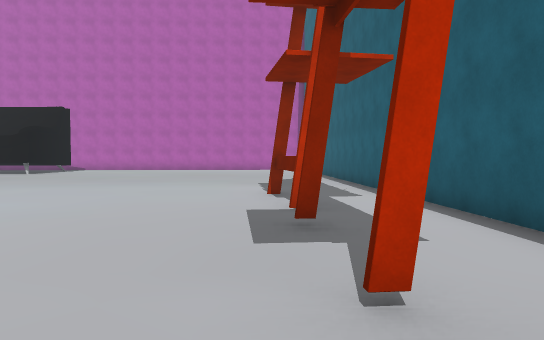
view 1 (above)

21 first-person views from a walk through a Unity game level. The camera is 1.5 m above the floor, tilts 2° down and sees 70° across. The floor is counted in squares, 2 m on a side. Each view is taken from the middle of a square. On the plan, view 1 faces up. The plan holds only what a view shows up to about 12 squares ahead; the rest is blank. The player character is not drawn. Some surface patterns are stand-ins.

view 2
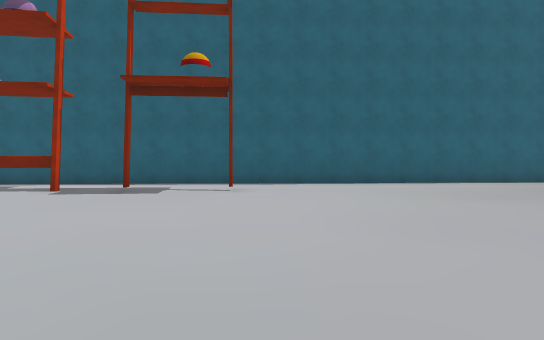

view 3
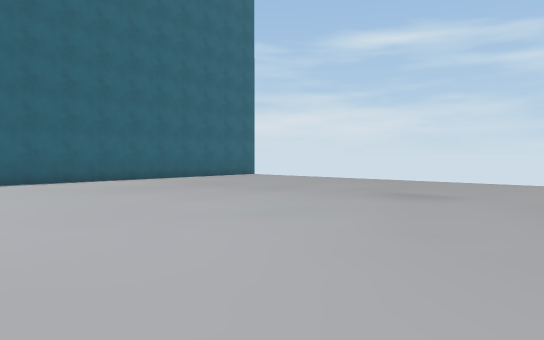

view 4
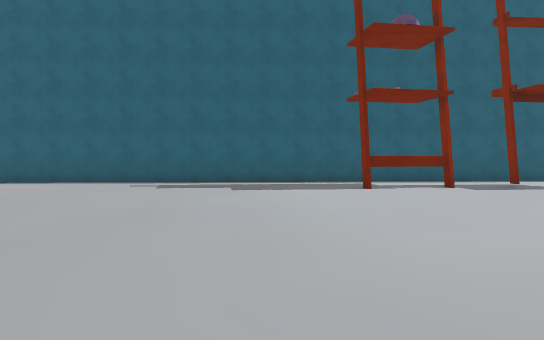

view 5
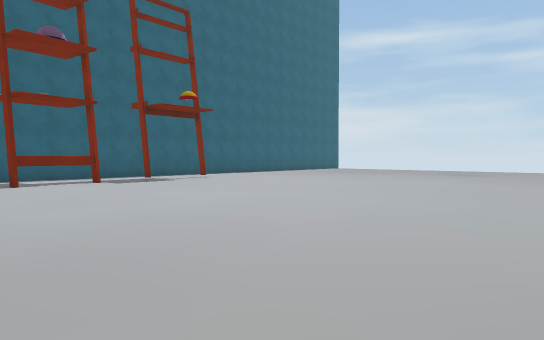

view 6
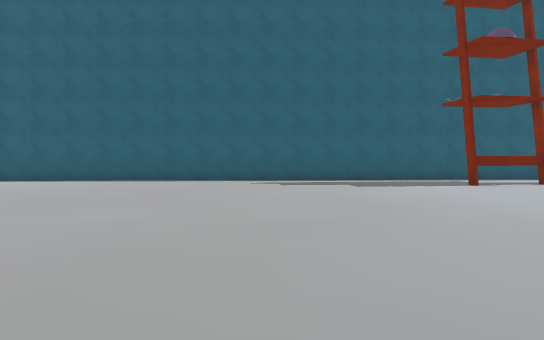

view 7
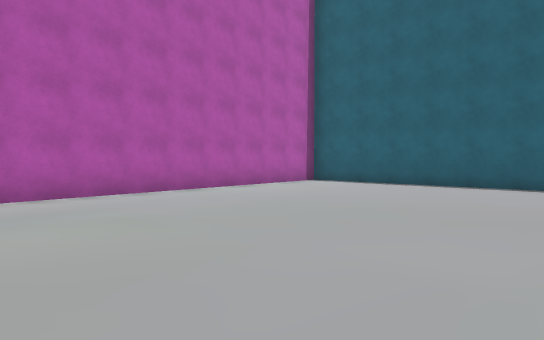

view 8
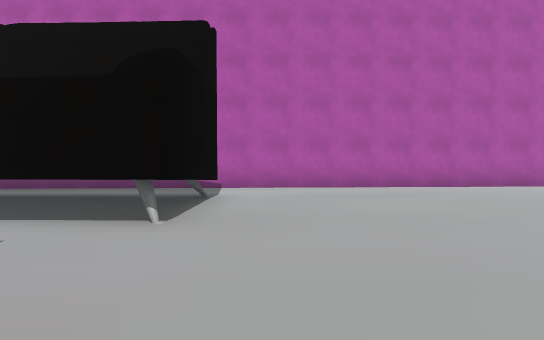

view 9
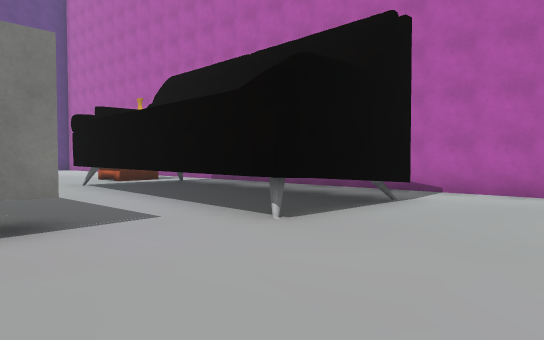

view 10
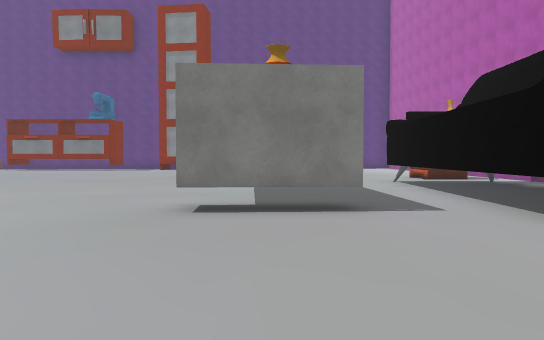

view 11
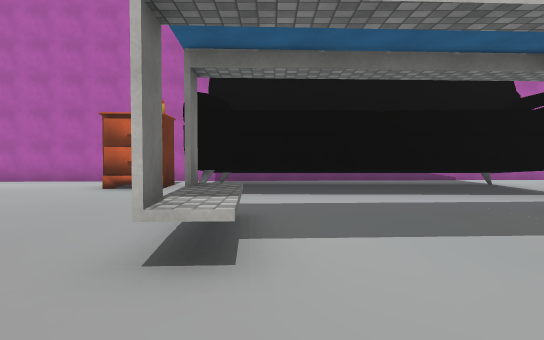

view 12
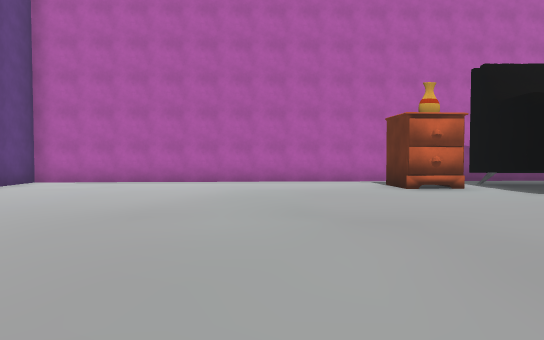

view 13
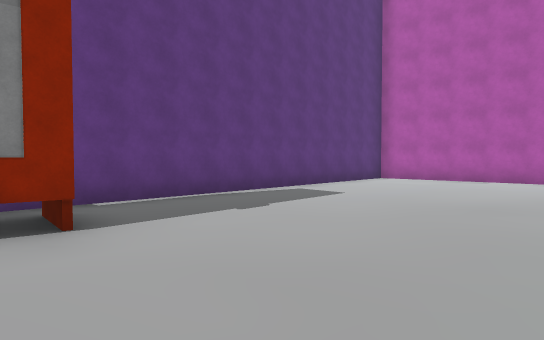

view 14
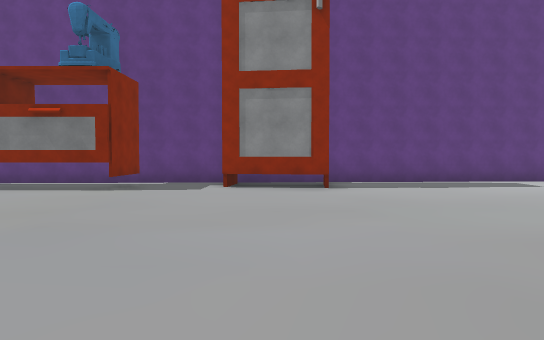

view 15
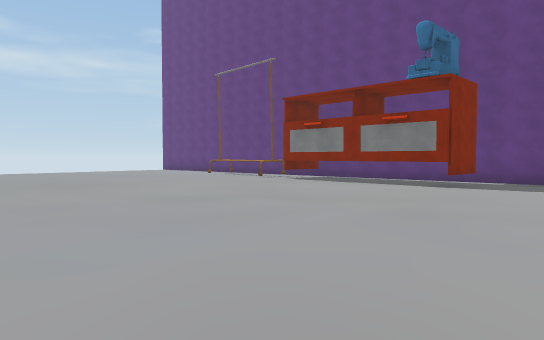

view 16
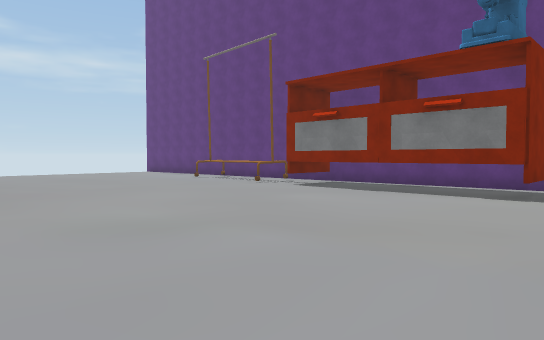

view 17
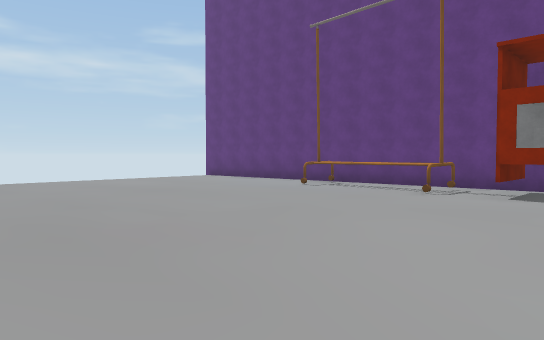

view 18
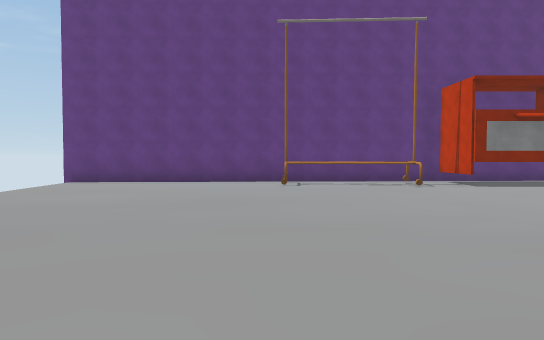

view 19
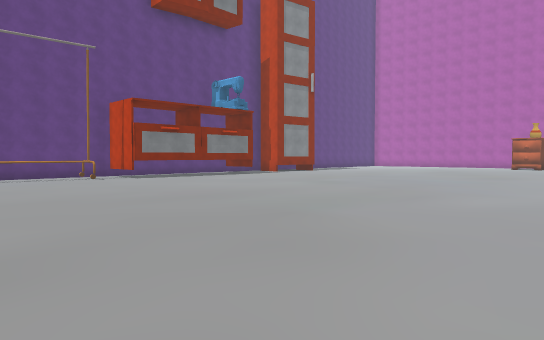

view 20
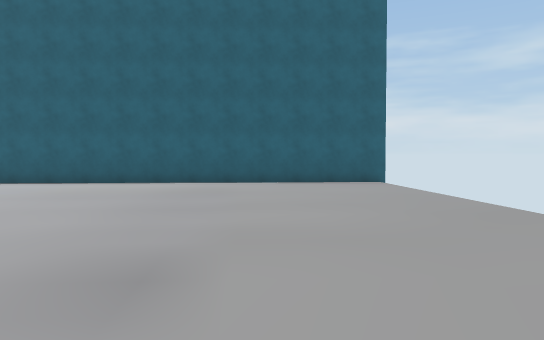

view 21
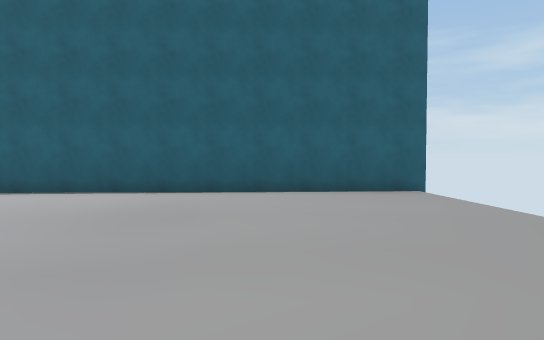

### Floor plan
Key: @ floor where view 1 was taken; # wall or solid block; . floor; = window, fence, low wall or low ledge; ^ raised ledge; T thing the floor can be seen under or through; N nightstand.
Columns run from 30 left of view 1 to 4 right of it. Each row starts with its distance up from view 1.
 22                    ##############
 21 ##################..............#
 20 #...............................#
 19 #.........NN.^     ^#...........#
 18 #.........NN.^      #...........#
 17 #............^^^^^^^............#
 16 #...............................##
 15 #................................#
 14 #.................^..............#
 13 #............^....^..............#
 12 #.........  .^....^..............#
 11 #.........  .....................#
 10 #.......... .....................#
  9  .#........ .....................#
  8  .=............... ...........T..#
  7 #.#..............  ...........T..#
  6 #..............     ..........T..#
  5 ##.............     .............#
  4  ###...........     ..........#..#
  3  ###...........     .............#
  2  ###...........     ...........#.#
  1  ###............     ............#
  0  ###............     .........@..#
 -1  ###............     ............#
 -2  ##.............     ............#
 -3  ###............     ............#
 -4  ###.............     ...........##
 -5  ###.............     ............#
 -6  ##.............      ............#
 -7  #.......... .. .     ............#
 -8  #..........           ...........#
 -9  #........             ...........#
-10  #........             ...........#
-11  #........
-12  #

Positions as (right, up) in squares from view 1, and headings:
1: (0, 0), facing up
2: (-8, 1), facing right
3: (-9, 1), facing down-right
4: (-9, 10), facing right
5: (-11, 10), facing down-right
6: (-10, 13), facing right
7: (-8, 14), facing up-right
8: (-9, 12), facing up
9: (-7, 13), facing up-left
10: (-6, 13), facing left
11: (-16, 9), facing up
12: (-23, 9), facing up
13: (-23, 8), facing up-left
14: (-18, 8), facing left
15: (-17, 8), facing down-left
16: (-19, 6), facing down-left
17: (-19, 1), facing down-left
18: (-17, -6), facing left
19: (-14, -7), facing up-left
20: (-8, -7), facing right
21: (-5, -7), facing right
